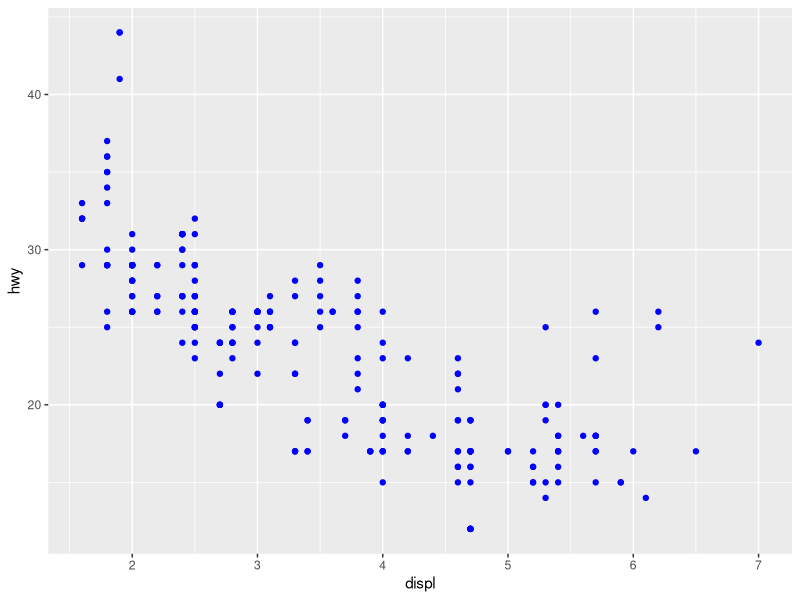
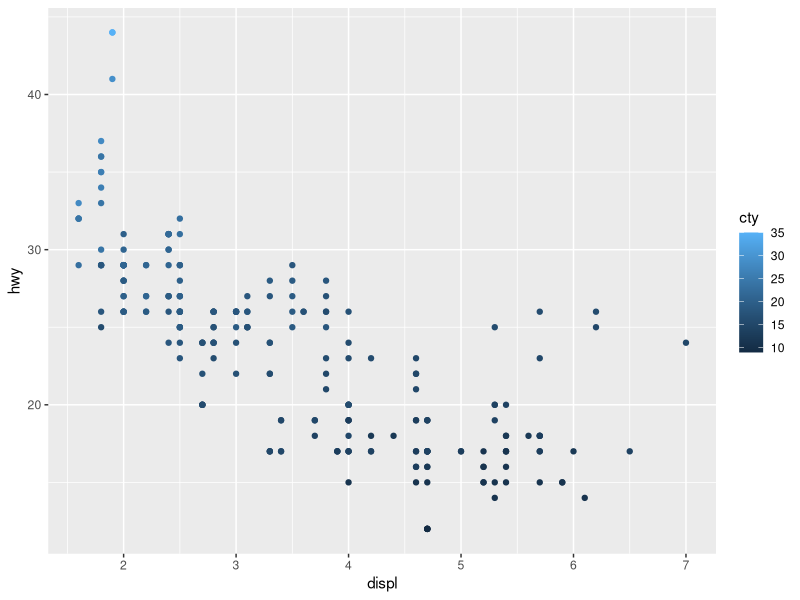
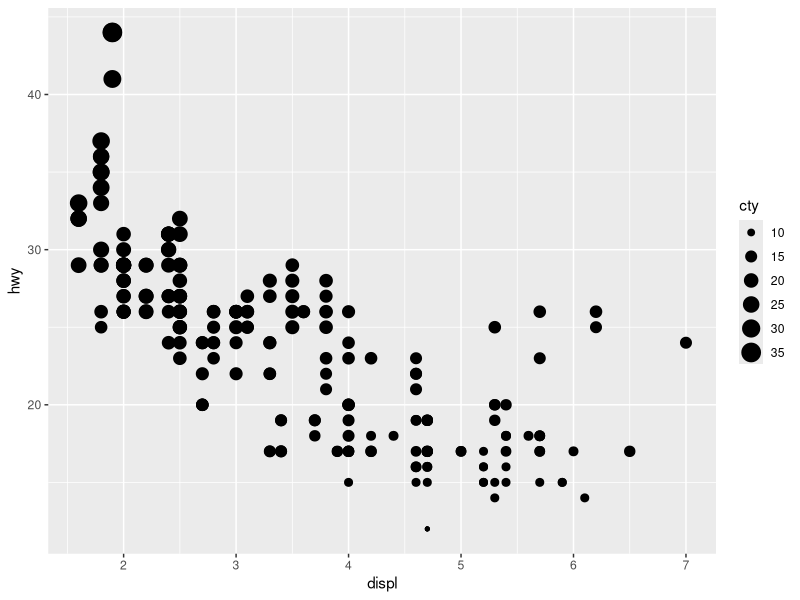

R code for these plots, in order: (Note: this script raises an error after producing the figures.)
library("tidyverse")

#3.3

#1

# Needs to be outside mapping, since mapping specify relation between variable and value.
# This is what is likely meant

ggplot(data = mpg) +
  geom_point(mapping = aes(x = displ, y = hwy), colour = "blue")

#2

?mpg
glimpse(mpg)

# chr ones are categorical
# int or dbl are continuous

#3

# Map cty (city miles per gallon) which is continuous to colour. 
# It becomes a scale of colour and not descrete colours. 

ggplot(mpg, aes(x = displ, y = hwy, colour = cty)) +
  geom_point()

# Scale of sizes

ggplot(mpg, aes(x = displ, y = hwy, size = cty)) +
  geom_point()

# Shape is not possible

ggplot(mpg, aes(x = displ, y = hwy, shape = cty)) +
  geom_point()

#4

ggplot(mpg, aes(x = displ, y = hwy, colour = hwy, size = displ)) +
  geom_point()

# We get a plot but redundant information since size and x-axis position give the same information. Same for colour

#5

ggplot(mtcars, aes(wt, mpg)) +
  geom_point(shape = 21, colour = "black", fill = "white", size = 2, stroke = 5)

# Creates an "aura" or border with thickness of the specified value

#6

ggplot(mpg, aes(x = displ, y = hwy, colour = displ < 5)) +
  geom_point()

# It creates a colour boolean, so that above and below have a colour each

#3.6

#1

# line chart: geom_line()
# boxplot: geom_boxplot()
# histogram: geom_histogram()
# area chart: geom_area()

#2

ggplot(data = mpg, mapping = aes(x = displ, y = hwy, colour = drv)) +
  geom_point() +
  geom_smooth(se = FALSE)


# both scatterplot and smooth (without se). Gas consumption vs miles per gallon,
# coloured according to drive, i.e. front, back, 4 wheel


#3


ggplot(data = mpg) +
  geom_smooth(
    mapping = aes(x = displ, y = hwy, colour = drv),
    show.legend = FALSE
  )

# in the name, legend will not be shown. If we delete, it is there, so it is on by default

#4

#adds standard error to the geom_smooth:

ggplot(data = mpg, mapping = aes(x = displ, y = hwy, colour = drv)) +
  geom_point() +
  geom_smooth(se = TRUE)

#on by default:

ggplot(data = mpg, mapping = aes(x = displ, y = hwy, colour = drv)) +
  geom_point() +
  geom_smooth()


#5


ggplot(data = mpg, mapping = aes(x = displ, y = hwy)) +
  geom_point() +
  geom_smooth()

ggplot() +
  geom_point(data = mpg, mapping = aes(x = displ, y = hwy)) +
  geom_smooth(data = mpg, mapping = aes(x = displ, y = hwy))

# No, the 2 geoms will inherit the data specified in the mapping. This is easier to look at, code more clear. 

#6

#.1

ggplot(mpg, aes(x = displ, y = hwy)) +
  geom_point() +
  geom_smooth(se = FALSE)

#.2

ggplot(mpg, aes(x = displ, y = hwy)) +
  geom_smooth(mapping = aes(group = drv), se = FALSE) +
  geom_point()


#.3

ggplot(mpg, aes(x = displ, y = hwy, colour = drv)) +
  geom_point() +
  geom_smooth(se = FALSE)

#.4

ggplot(mpg, aes(x = displ, y = hwy)) +
  geom_point(aes(colour = drv)) +
  geom_smooth(se = FALSE)

#.5

ggplot(mpg, aes(x = displ, y = hwy)) +
  geom_point(aes(colour = drv)) +
  geom_smooth(aes(linetype = drv), se = FALSE)


#.6

ggplot(mpg, aes(x = displ, y = hwy)) +
  geom_point(size = 4, color = "white") +
  geom_point(aes(colour = drv))
